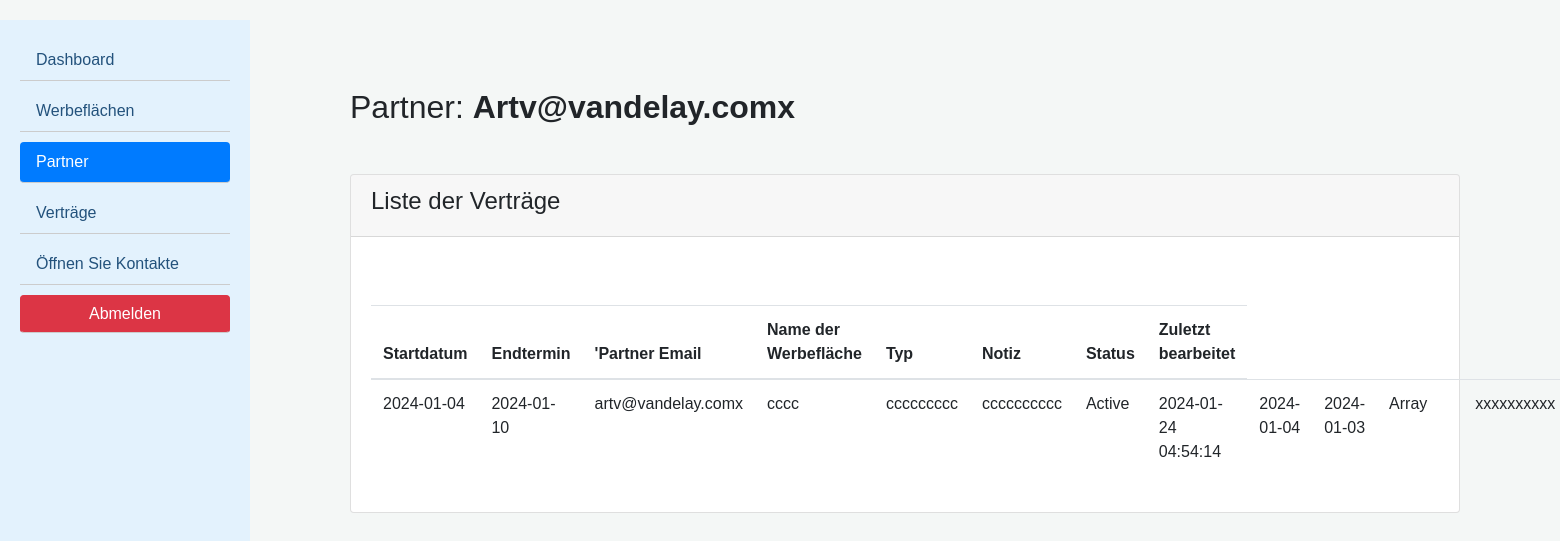
The app's page /club/dashboard/partner-contracts.php?id=5 (signed in) with its own data.
### tables this page shows
CREATE TABLE `partners` (
  `id` int(11) NOT NULL,
  `company_name` varchar(255) NOT NULL,
  `contact_person` varchar(255) NOT NULL,
  `address` varchar(255) DEFAULT NULL,
  `telephone` varchar(20) DEFAULT NULL,
  `email` varchar(255) NOT NULL,
  `club_id` int(11) DEFAULT NULL
);

CREATE TABLE `contracts` (
  `id` int(11) NOT NULL,
  `start_date` date DEFAULT NULL,
  `end_date` date DEFAULT NULL,
  `club_id` int(11) DEFAULT NULL,
  `partner_id` int(11) DEFAULT NULL,
  `partner_email` varchar(255) DEFAULT NULL,
  `advertising_space_id` int(11) DEFAULT NULL,
  `advertising_space_name` varchar(255) DEFAULT NULL,
  `type` varchar(255) DEFAULT NULL,
  `note` text DEFAULT NULL,
  `status` varchar(255) DEFAULT NULL,
  `last_modified` timestamp NOT NULL DEFAULT current_timestamp() ON UPDATE current_timestamp()
);

### club/dashboard/partner-contracts.php (the view, shortened to what this page needs)
<?php
  $english = [
    'password_error' => 'Please enter your password',
    'email_error' => 'Please enter your e-mail address',
    'invalid_password' =>'The password you entered was invalid',
    'invalid_email' =>'No account was found with this email',
    'other_error' => 'Oops! Something went wrong. Please try again later.',
    'login_credentials'=> 'Please fill in your credentials to login.',
    'Password' => 'Password',
    'Login' => 'Login',
    'Email' => 'Email',
    'Dashboard Overview' => 'Dashboard Overview',
    'Welcome' => 'Welcome',
    'Total Members' => 'Total Members',
    'New' => 'New This Month',
    'Hello,' => 'Hello,',
    'Sign Out' => 'Sign Out',
    'Logged in as:' => 'Logged in as:',
    'Advertising Space' => 'Advertising Space',
    'Add Advertising Spaces' => 'Add Advertising Spaces',
    'Advertising Space Name' => 'Advertising Space Name',
    'Unit' => 'Unit',
    'Number' => 'Number',
    'Price/unit' => 'Price/unit',
    'Inventory-Value' => 'Inventory-Value',
    'Sold' => 'Sold',
    'Workload' => 'Workload',
    'Value sold' => 'Value Sold',
    'Proceeds' => 'Proceeds',
    'Edit' => 'Edit',
    'Delete' => 'Delete',
    'Advertising spaces - volume' => 'Advertising spaces - volume',
    'Close' => 'Close',
    'Add Partner' => 'Add Partner',
    'List of all Partners' => 'List of all Partners',
    'Add New Partner' => 'Add New Partner',
    'Company Name' => 'Company Name',
    'Contact Person' => 'Contact Person',
    'Address' => 'Address',
    'Telephone' => 'Telephone',
    'Contracts' => 'Contracts',
    'Update' => 'Update',
    'Open Contacts' => 'Open Contacts',
    'Partners' => 'Partners',
    'Advertising Spaces' => 'Advertising Spaces',
    'Dashboard' => 'Dashboard',
    'success' => 'Partner added successfully.',
    'Start Date' => 'Start Date',
    'End Date' => 'End Date',
    'List of Contracts' => 'List of Contracts',
    'Note' => 'Note',
    'Last Modified' => 'Last Modified',
    'Type' => 'Type',
    'Status' => 'Status',
    '' => '',
    '' => '',
    '' => '',
    '' => '',
    '' => '',
    '' => '',
    '' => '',
    '' => '',
  ];
  $german = [
    'password_error'=> 'Bitte geben Sie Ihr Passwort ein',
    'email_error' => 'Bitte geben Sie Ihre E-Mail-Adresse ein',
    'invalid_password' => 'Das von Ihnen eingegebene Passwort war ungültig',
    'invalid_email' => 'Mit dieser E-Mail wurde kein Konto gefunden',
    'other_error' => 'Hoppla! Etwas ist schief gelaufen. Bitte versuchen Sie es später noch einmal.',
    'login_credentials' => 'Bitte geben Sie Ihre Zugangsdaten ein, um sich anzumelden.',
    'Password' => 'Passwort',
    'Login' => 'Anmeldung',
    'Email' => 'Email',
    'Dashboard Overview' => 'Dashboard-Übersicht',
    'Welcome' => 'Willkommen',
    'stats' => 'Statistiken zur Clubmitgliedschaft',
    'Total Members' => 'Gesamtzahl der Mitglieder',
    'New' => 'Neu in diesem Monat',
    'Hello,' => 'Hallo,',
    'Sign Out' => 'Abmelden',
    'Logged in as:' => 'Angemeldet als:',
    'Advertising Space' => 'Platz für Werbung',
    'Add Advertising Spaces' => 'Werbeflächen hinzufügen',
    'Advertising Space Name' => 'Name der Werbefläche',
    'Unit' => 'Einheit',
    'Number' => 'Nummer',
    'Price/unit' => 'Preis/einheit',
    'Inventory-Value' => 'Inventarwert',
    'Sold' => 'Verkauft',
    'Workload' => 'Arbeitsbelastung',
    'Value sold' => 'Verkaufswert',
    'Proceeds' => 'Erlös',
    'Edit' => 'Bearbeiten',
    'Delete' => 'Löschen',
    'Advertising spaces - volume' => 'Werbeflächen – Volumen',
    'Close' => 'Schließen',
    'Add Partner' => 'Partner hinzufügen',
    'List of all Partners' => 'Liste aller Partner',
    'Add New Partner' => 'Neuen Partner hinzufügen',
    'Company Name' => 'Name der Firma',
    'Contact Person' => 'Ansprechpartner',
    'Address' => 'Adresse',
    'Telephone' => 'Telefon',
    'Contracts' => 'Verträge',
    'Update' => 'Aktualisieren',
    'Open Contacts' => 'Öffnen Sie Kontakte',
    'Partners' => 'Partner',
    'Advertising Spaces' => 'Werbeflächen',
    'Dashboard' => 'Dashboard',
    'success' => 'Partner erfolgreich hinzugefügt.',
    'Start Date' => 'Startdatum',
    'End Date' => 'Endtermin',
    'Type' => 'Typ',
    'Last Modified' => 'Zuletzt bearbeitet',
    'Note' => 'Notiz',
    'List of Contracts' => 'Liste der Verträge',
    'Status' => 'Status',
    '' => '',
    '' => '',
    '' => '',
    '' => '',
    '' => '',
    '' => '',
    '' => '',
    '' => '',
    '' => '',
    '' => '',
  ];
  $lang = $_SESSION['lang'] == 'en' ? $english : $german;
$host = DB_SERVER;
$dbname = DB_NAME;
$user = DB_USERNAME;
$pass = DB_PASSWORD;
$id = 0;
$the_partner_email = '';
if (isset($_GET['id'])) {
    $id = $_GET['id'];
}
try {
    $pdo = new PDO("mysql:host=$host;dbname=$dbname", $user, $pass);
    $pdo->setAttribute(PDO::ATTR_ERRMODE, PDO::ERRMODE_EXCEPTION);
    $stmt = $pdo->query('SELECT * FROM contracts WHERE partner_id = ' . $id . ' ORDER BY id DESC');
    $contracts = $stmt->fetchAll(PDO::FETCH_ASSOC);
    $stmt = $pdo->query('SELECT email FROM partners WHERE id = '.$id.'');
    $stmt->execute();
    $partners_email = $stmt->fetch(PDO::FETCH_ASSOC);
    $the_partner_email = $partners_email['email'];
} catch (PDOException $e) {
    echo 'Connection failed: ' . $e->getMessage();
}
?>
<?php include '../inc/dash_header.php'; ?>
<div class="dashboard-wrap">
    <div class="side-panel">
        <nav class="nav flex-column">
            <a class="nav-link" href="./index.php"><?php echo $lang['Dashboard']; ?></a>
            <a class="nav-link" href="./advertising-spaces.php"><?php echo $lang['Advertising Spaces']; ?></a>
            <a class="nav-link active" href="./partners.php"><?php echo $lang['Partners']; ?></a>
            <a class="nav-link" href="./contracts.php"><?php echo $lang['Contracts']; ?></a>
            <a class="nav-link" href="./open-contacts.php"><?php echo $lang['Open Contacts']; ?></a>
            <a href="../logout.php" class="btn btn-danger"><?php echo $lang['Sign Out']; ?></a>
        </nav>
    </div>
    <div class="dashboard-content">
        <div class="container mt-5">
            <h2> Partner: <b> <?php echo ucfirst($the_partner_email); ?> </b> </h2>
           <div class="card mt-5">
            <div class="card-header">
                <h4> <?php echo $lang['List of Contracts']; ?></h4>
            </div>
            <div class="card-body">
                <table class="table mt-5">
                    <thead>
                        <tr>
                        <th scope="col"><?php echo $lang['Start Date']; ?></th>
                        <th scope="col"><?php echo $lang['End Date']; ?></th>
                        <th scope="col">'Partner Email</th>
                        <th scope="col"><?php echo $lang['Advertising Space Name']; ?></th>
                        <th scope="col"><?php echo $lang['Type']; ?></th>
                        <th scope="col"><?php echo $lang['Note']; ?></th>
                        <th scope="col"><?php echo $lang['Status']; ?></th>
                        <th scope="col"><?php echo $lang['Last Modified']; ?></th>
                        </tr>
                    </thead>
                <tbody>
                    <tr>
                        <?php foreach ($contracts as $contract) { ?>
                            <td><?php echo $contract['start_date']; ?></td>
                            <td><?php echo $contract['end_date']; ?></td>
                            <td><?php echo $contract['partner_email']; ?></td>
                            <td><?php echo $contract['advertising_space_name']; ?></td>
                            <td><?php echo $contract['type']; ?></td>
                            <td><?php echo $contract['note']; ?></td>
                            <td><?php echo $contract['status']; ?></td>
                            <td><?php echo $contract['last_modified']; ?></td>
                        <?php } ?>
                    </tr>
                </tbody>
                </table>
            </div>
           </div>
        </div>
    </div>
<?php include '../inc/dash_footer.php'; ?>

### club/inc/dash_header.php (style rules this page uses)
body { font-family: 'Nunito', sans-serif; background: #f4f7f6; margin-top: 20px; }
.dashboard-wrap { display: flex; }
.side-panel { min-width: 250px; height: 100vh; background-color: #e3f2fd; padding: 20px; }
.side-panel .nav-link { color: #23527c; margin-bottom: 10px; }
.dashboard-content { flex-grow: 1; padding: 20px; }
.active { background-color: #007bff; color: white; border-radius: 4px; }
.side-panel .nav-link.active { background-color: #007bff; color: white; border-radius: 4px; }

### club/dashboard/partner-contracts.php (style rules this page uses)
.side-panel nav a { border-bottom: 1px solid #ccc; }

### records on screen
partners: email "Artv@vandelay.comx"
contracts: start_date "2024-01-04", end_date "2024-01-10", partner_email "artv@vandelay.comx", advertising_space_name "cccc", type "ccccccccc", note "cccccccccc", status "Active", last_modified "2024-01-24 04:54:14"
contracts: start_date "2024-01-04", end_date "2024-01-03", partner_email "Array", type "xxxxxxxxxx"

### other values on screen
$lang['Dashboard'] "Dashboard"
$lang['Advertising Spaces'] "Werbeflächen"
$lang['Partners'] "Partner"
$lang['Contracts'] "Verträge"
$lang['Open Contacts'] "Öffnen Sie Kontakte"
$lang['Sign Out'] "Abmelden"
$lang['List of Contracts'] "Liste der Verträge"
$lang['Start Date'] "Startdatum"
$lang['End Date'] "Endtermin"
$lang['Advertising Space Name'] "Name der Werbefläche"
$lang['Type'] "Typ"
$lang['Note'] "Notiz"
$lang['Status'] "Status"
$lang['Last Modified'] "Zuletzt bearbeitet"
